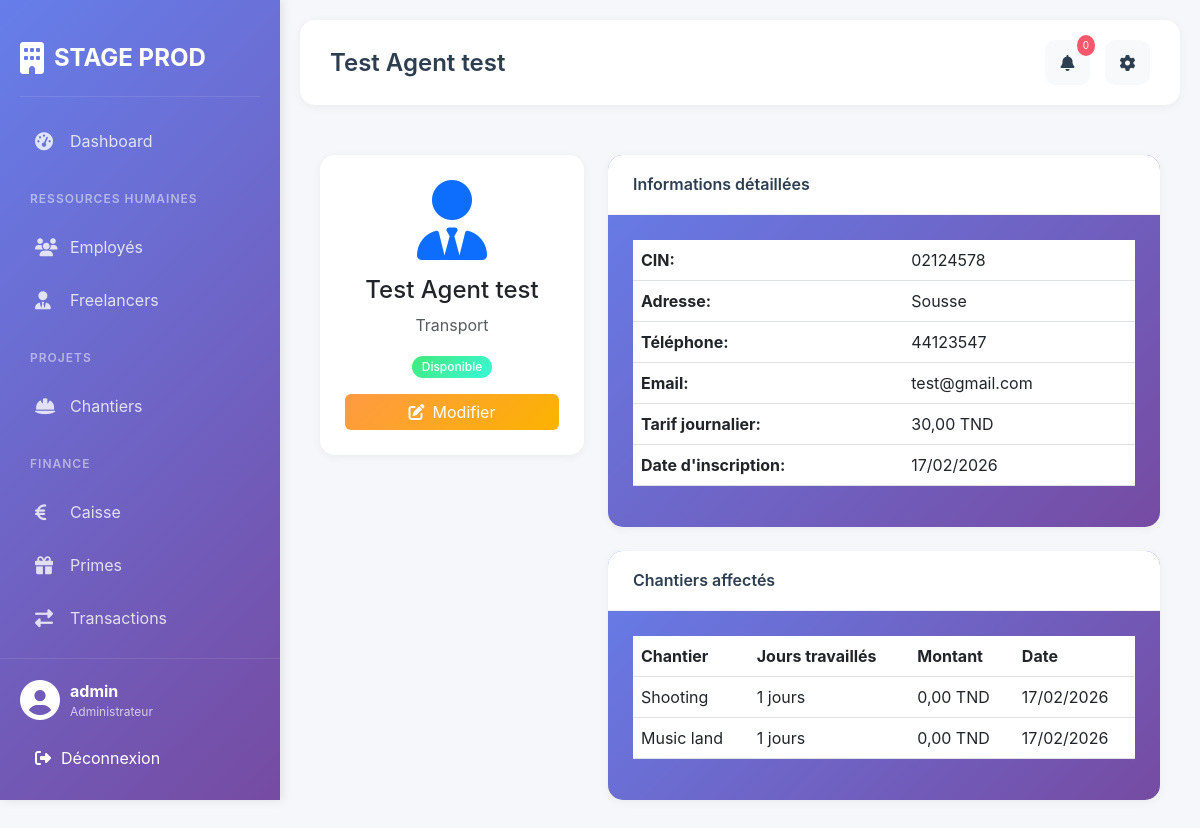
The page /freelancers/1/ (signed in) on the database its author committed.
### gestion/models.py (models this page shows, shortened)
class Freelancer(models.Model):
    TYPE_SERVICE_CHOICES = [
        ('LOGISTIQUE', 'Logistique'),
        ('TRANSPORT', 'Transport'),
        ('AUTRE', 'Autre'),
    ]
    nom = models.CharField(max_length=100)
    prenom = models.CharField(max_length=100)
    cin = models.CharField(max_length=20, unique=True)
    adresse = models.TextField()
    telephone = models.CharField(max_length=20)
    email = models.EmailField()
    type_service = models.CharField(max_length=20, choices=TYPE_SERVICE_CHOICES)
    tarif_journalier = models.DecimalField(max_digits=10, decimal_places=2)
    disponible = models.BooleanField(default=True)
    date_inscription = models.DateField(auto_now_add=True)

class AffectationFreelancer(models.Model):
    freelancer = models.ForeignKey(Freelancer, on_delete=models.CASCADE)
    chantier = models.ForeignKey(Chantier, on_delete=models.CASCADE)
    jours_travailles = models.IntegerField(default=1)
    montant_total = models.DecimalField(max_digits=10, decimal_places=2, default=0)
    date_affectation = models.DateField(auto_now_add=True)

class Chantier(models.Model):
    STATUT_CHOICES = [
        ('EN_COURS', 'En cours'),
        ('TERMINE', 'Terminé'),
        ('ANNULE', 'Annulé'),
        ('PREVU', 'Prévu'),
    ]
    TYPE_CHANTIER_CHOICES = [
        ('CONGRES', 'Congrès'),
        ('FESTIVAL', 'Festival'),
        ('AUTRE', 'Autre'),
    ]
    nom = models.CharField(max_length=200)
    type_chantier = models.CharField(max_length=20, choices=TYPE_CHANTIER_CHOICES)
    description = models.TextField()
    date_debut = models.DateField()
    date_fin = models.DateField()
    lieu = models.CharField(max_length=200)
    client_nom = models.CharField(max_length=200)
    client_telephone = models.CharField(max_length=20)
    client_email = models.EmailField()
    montant_total = models.DecimalField(max_digits=12, decimal_places=2, default=0)
    statut = models.CharField(max_length=20, choices=STATUT_CHOICES, default='PREVU')
    employes = models.ManyToManyField(Employe, through='AffectationChantier')
    freelancers = models.ManyToManyField(Freelancer, through='AffectationFreelancer')
    notes = models.TextField(blank=True)

### gestion/views.py (the view)
# urls.py: path('freelancers/<int:pk>/', views.detail_freelancer, name='detail_freelancer'),
@login_required
def detail_freelancer(request, pk):
    freelancer = get_object_or_404(Freelancer, pk=pk)
    affectations = AffectationFreelancer.objects.filter(freelancer=freelancer)
    return render(request, 'freelancers/detail_freelancer.html', {
        'freelancer': freelancer,
        'affectations': affectations
    })

### templates/freelancers/detail_freelancer.html
{% extends 'base.html' %}
{% block page_title %}{{ freelancer.nom }} {{ freelancer.prenom }}{% endblock %}
{% block content %}
<div class="row">
    <div class="col-md-4 mb-4">
        <div class="card">
            <div class="card-body text-center">
                <i class="fas fa-user-tie fa-5x text-primary mb-3"></i>
                <h4>{{ freelancer.nom }} {{ freelancer.prenom }}</h4>
                <p class="text-muted">{{ freelancer.get_type_service_display }}</p>
                <span class="badge {% if freelancer.disponible %}bg-success{% else %}bg-danger{% endif %} mb-3">
                    {{ freelancer.disponible|yesno:"Disponible,Indisponible" }}
                </span>
                <div class="d-grid gap-2">
                    <a href="{% url 'modifier_freelancer' freelancer.pk %}" class="btn btn-warning">
                        <i class="fas fa-edit me-2"></i>Modifier
                    </a>
                </div>
            </div>
        </div>
    </div>
    <div class="col-md-8 mb-4">
        <div class="card" style="background: linear-gradient(135deg, #667eea 0%, #764ba2 100%);">
            <div class="card-header">
                <h5>Informations détaillées</h5>
            </div>
            <div class="card-body">
                <table class="table">
                    <tr>
                        <th>CIN:</th>
                        <td>{{ freelancer.cin }}</td>
                    </tr>
                    <tr>
                        <th>Adresse:</th>
                        <td>{{ freelancer.adresse }}</td>
                    </tr>
                    <tr>
                        <th>Téléphone:</th>
                        <td>{{ freelancer.telephone }}</td>
                    </tr>
                    <tr>
                        <th>Email:</th>
                        <td>{{ freelancer.email }}</td>
                    </tr>
                    <tr>
                        <th>Tarif journalier:</th>
                        <td>{{ freelancer.tarif_journalier }} TND</td>
                    </tr>
                    <tr>
                        <th>Date d'inscription:</th>
                        <td>{{ freelancer.date_inscription|date:"d/m/Y" }}</td>
                    </tr>
                </table>
            </div>
        </div>
        <div class="card mt-4" style="background: linear-gradient(135deg, #667eea 0%, #764ba2 100%);">
            <div class="card-header">
                <h5>Chantiers affectés</h5>
            </div>
            <div class="card-body">
                <div class="table-responsive">
                    <table class="table">
                        <thead>
                            <tr>
                                <th>Chantier</th>
                                <th>Jours travaillés</th>
                                <th>Montant</th>
                                <th>Date</th>
                            </tr>
                        </thead>
                        <tbody>
                            {% for affectation in affectations %}
                            <tr>
                                <td>{{ affectation.chantier.nom }}</td>
                                <td>{{ affectation.jours_travailles }} jours</td>
                                <td>{{ affectation.montant_total }} TND</td>
                                <td>{{ affectation.date_affectation|date:"d/m/Y" }}</td>
                            </tr>
                            {% empty %}
                            <tr>
                                <td colspan="4" class="text-center">Aucune affectation</td>
                            </tr>
                            {% endfor %}
                        </tbody>
                    </table>
                </div>
            </div>
        </div>
    </div>
</div>
{% endblock %}

### templates/base.html (shortened to what this page needs)
<!doctype html>
<html lang="fr">
  <head>
    <link
      href="https://cdn.jsdelivr.net/npm/bootstrap@5.3.0/dist/css/bootstrap.min.css"
      rel="stylesheet"
    />
    <link
      rel="stylesheet"
      href="https://cdnjs.cloudflare.com/ajax/libs/font-awesome/6.4.0/css/all.min.css"
    />
    {% load static %}
    <link rel="stylesheet" href="{% static 'css/style.css' %}" />
  </head>
  <body>
    <div class="sidebar">
      <div class="sidebar-brand">
        <i class="fas fa-building"></i>
        <span>STAGE PROD</span>
      </div>
      <div class="sidebar-menu">
        <div
          class="menu-item {% if request.resolver_match.url_name == 'dashboard' %}active{% endif %}"
        >
          <a href="{% url 'dashboard' %}">
            <i class="fas fa-tachometer-alt"></i>
            <span>Dashboard</span>
          </a>
        </div>
        <div class="menu-divider">Ressources Humaines</div>
        <div class="menu-item">
          <a href="{% url 'liste_employes' %}">
            <i class="fas fa-users"></i>
            <span>Employés</span>
          </a>
        </div>
        <div class="menu-item">
          <a href="{% url 'liste_freelancers' %}">
            <i class="fas fa-user-tie"></i>
            <span>Freelancers</span>
          </a>
        </div>
        <div class="menu-divider">Projets</div>
        <div class="menu-item">
          <a href="{% url 'liste_chantiers' %}">
            <i class="fas fa-hard-hat"></i>
            <span>Chantiers</span>
          </a>
        </div>
        <div class="menu-divider">Finance</div>
        <div class="menu-item">
          <a href="{% url 'finance_dashboard' %}">
            <i class="fas fa-euro-sign"></i>
            <span>Caisse</span>
          </a>
        </div>
        <div class="menu-item">
          <a href="{% url 'liste_primes' %}">
            <i class="fas fa-gift"></i>
            <span>Primes</span>
          </a>
        </div>
        <div class="menu-item">
          <a href="{% url 'liste_transactions' %}">
            <i class="fas fa-exchange-alt"></i>
            <span>Transactions</span>
          </a>
        </div>
      </div>
      <div class="sidebar-footer">
        <div class="user-info">
          <i class="fas fa-user-circle"></i>
          <div>
            <strong>{{ user.username }}</strong>
            <small>Administrateur</small>
          </div>
        </div>
        <form method="post" action="{% url 'logout' %}" style="display: inline">
          <button
            type="submit"
            class="logout-btn"
            style="
              width: 100%;
              border: none;
              background: none;
              padding: 10px 15px;
              color: white;
              text-align: left;
              cursor: pointer;
            "
          >
            <i class="fas fa-sign-out-alt"></i>
            Déconnexion
          </button>
        </form>
      </div>
    </div>
    <div class="main-content">
      <div class="top-header">
        <div class="header-title">
          {% block page_title %}Dashboard{% endblock %}
        </div>
        <div class="header-actions">
          <div class="dropdown">
            <button
              class="btn btn-light position-relative"
              type="button"
              id="notificationDropdown"
              data-bs-toggle="dropdown"
              aria-expanded="false"
            >
              <i class="fas fa-bell"></i>
              <span class="notification-badge" id="notificationCount">0</span>
            </button>
          </div>
          <div class="dropdown">
            <button
              class="btn btn-light"
              type="button"
              id="settingsDropdown"
              data-bs-toggle="dropdown"
              aria-expanded="false"
            >
              <i class="fas fa-cog"></i>
            </button>
          </div>
        </div>
      </div>
      <div class="content">{% block content %}{% endblock %}</div>
    </div>
  </body>
</html>

### static/css/style.css (style rules this page uses)
:root { --primary-color: #667eea; --secondary-color: #764ba2; --success-color: #43e97b; --danger-color: #f5576c; --warning-color: #ff9a44; --info-color: #4facfe; --dark: #2c3e50; --light: #f8f9fa; }
* { margin: 0; padding: 0; box-sizing: border-box; }
body { font-family: 'Inter', sans-serif; background: #f5f7fa; display: flex; min-height: 100vh; }
.sidebar { width: 280px; background: linear-gradient(135deg, #667eea 0%, #764ba2 100%); color: white; position: fixed; height: 100vh; left: 0; top: 0; overflow-y: auto; padding: 20px; box-shadow: 2px 0 10px rgba(0,0,0,0.1); z-index: 1000; }
.sidebar-brand { display: flex; align-items: center; gap: 10px; font-size: 24px; font-weight: 700; padding: 20px 0; border-bottom: 1px solid rgba(255,255,255,0.1); margin-bottom: 20px; }
.sidebar-brand i { font-size: 32px; }
.sidebar-menu { display: flex; flex-direction: column; gap: 5px; }
.menu-divider { font-size: 12px; text-transform: uppercase; letter-spacing: 1px; color: rgba(255,255,255,0.5); padding: 20px 10px 10px; font-weight: 600; }
.menu-item { border-radius: 10px; transition: all 0.3s; }
.menu-item a { display: flex; align-items: center; gap: 15px; padding: 12px 15px; color: rgba(255,255,255,0.8); text-decoration: none; transition: all 0.3s; }
.menu-item a i { width: 20px; font-size: 18px; }
.sidebar-footer { position: absolute; bottom: 0; left: 0; right: 0; padding: 20px; border-top: 1px solid rgba(255,255,255,0.1); }
.user-info { display: flex; align-items: center; gap: 10px; margin-bottom: 15px; }
.user-info i { font-size: 40px; }
.user-info div { display: flex; flex-direction: column; }
.user-info small { color: rgba(255,255,255,0.7); font-size: 12px; }
.logout-btn { display: flex; align-items: center; gap: 10px; padding: 10px 15px; background: rgba(255,255,255,0.1); border-radius: 8px; color: white; text-decoration: none; transition: all 0.3s; }
.main-content { flex: 1; margin-left: 280px; padding: 20px; }
.top-header { display: flex; justify-content: space-between; align-items: center; padding: 20px 30px; background: white; border-radius: 15px; margin-bottom: 30px; box-shadow: 0 2px 10px rgba(0,0,0,0.05); }
.header-title { font-size: 24px; font-weight: 600; color: var(--dark); }
.header-actions { display: flex; gap: 15px; }
.header-actions .btn { width: 45px; height: 45px; border-radius: 10px; display: flex; align-items: center; justify-content: center; background: #f8f9fa; border: none; color: var(--dark); position: relative; }
.notification-badge { position: absolute; top: -5px; right: -5px; background: var(--danger-color); color: white; font-size: 10px; padding: 3px 6px; border-radius: 50%; }
.content { padding: 20px; background: transparent; }
.card { background: white; border-radius: 15px; border: none; box-shadow: 0 2px 10px rgba(0,0,0,0.05); overflow: hidden; }
.card-header { background: white; border-bottom: 1px solid #f0f0f0; padding: 20px 25px; display: flex; justify-content: space-between; align-items: center; }
.card-header h5 { margin: 0; font-size: 16px; font-weight: 600; color: var(--dark); display: flex; align-items: center; }
.card-body { padding: 25px; }
.btn-warning { background: linear-gradient(135deg, #ff9a44 0%, #fbb300 100%); border: none; color: white; }
.badge { padding: 5px 10px; border-radius: 20px; font-weight: 500; }
.bg-success { background: linear-gradient(135deg, #43e97b 0%, #38f9d7 100%) !important; }

### rows shown on the page
Freelancer: nom "Test Agent", prenom "test", type_service "Transport", disponible "Disponible", cin "02124578", adresse "Sousse", telephone "44123547", email "test@gmail.com", tarif_journalier "30,00", date_inscription "17/02/2026"
AffectationFreelancer: chantier.nom "Shooting", jours_travailles "1", montant_total "0,00", date_affectation "17/02/2026"
AffectationFreelancer: chantier.nom "Music land", jours_travailles "1", montant_total "0,00", date_affectation "17/02/2026"

### other values the page prints
{{ user.username }} "admin"
